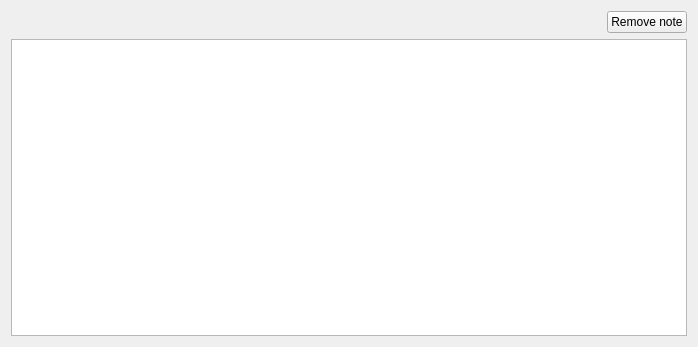
<?xml version="1.0" encoding="UTF-8"?>
<ui version="4.0">
 <class>NotesDockWidget</class>
 <widget class="QWidget" name="NotesDockWidget">
  <property name="geometry">
   <rect>
    <x>0</x>
    <y>0</y>
    <width>698</width>
    <height>347</height>
   </rect>
  </property>
  <property name="sizePolicy">
   <sizepolicy hsizetype="Preferred" vsizetype="Preferred">
    <horstretch>0</horstretch>
    <verstretch>0</verstretch>
   </sizepolicy>
  </property>
  <property name="windowTitle">
   <string>Form</string>
  </property>
  <layout class="QVBoxLayout" name="verticalLayout">
   <item>
    <layout class="QHBoxLayout" name="horizontalLayout">
     <item>
      <spacer name="horizontalSpacer">
       <property name="orientation">
        <enum>Qt::Horizontal</enum>
       </property>
       <property name="sizeHint" stdset="0">
        <size>
         <width>40</width>
         <height>20</height>
        </size>
       </property>
      </spacer>
     </item>
     <item>
      <widget class="QPushButton" name="btnRemoveNote">
       <property name="text">
        <string>Remove note</string>
       </property>
      </widget>
     </item>
    </layout>
   </item>
   <item>
    <widget class="QTableView" name="noteView"/>
   </item>
  </layout>
 </widget>
 <resources/>
 <connections/>
</ui>
